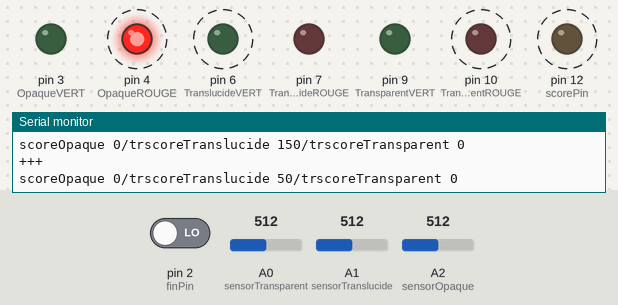
This sketch was run on a simulated Arduino Uno, built with avr-gcc and run on an emulated ATmega328P. Shown: output pins drawn as LEDs (lit = HIGH), the last lines printed to the serial monitor. Dashed ring = blinking. Inputs (shaded band) come from the test bench; at power-on: A0 (sensorTransparent) = 512, A1 (sensorTranslucide) = 512, A2 (sensorOpaque) = 512, pin 2 (finPin) LOW. Pins used as bus, display or sensor lines are not drawn.

Above: at 1.2 s.
1.3 s: A0 (sensorTransparent) set to 692
4.4 s: A0 (sensorTransparent) set to 708
At 5.07 s:
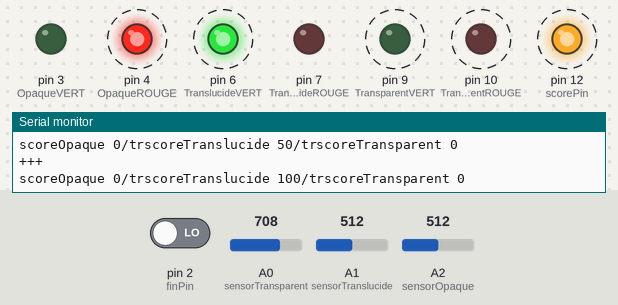
7.5 s: A1 (sensorTranslucide) set to 689
10.6 s: A1 (sensorTranslucide) set to 709
At 10.82 s:
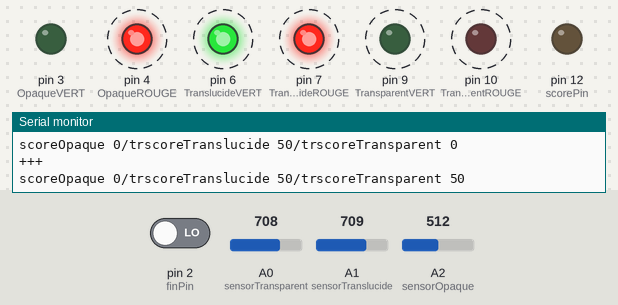
At 11.55 s:
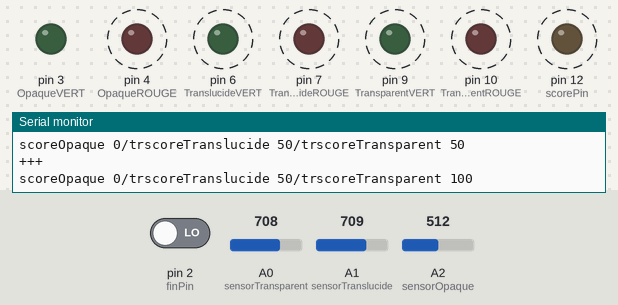
13.7 s: A2 (sensorOpaque) set to 590
16.8 s: A2 (sensorOpaque) set to 615
At 17.62 s:
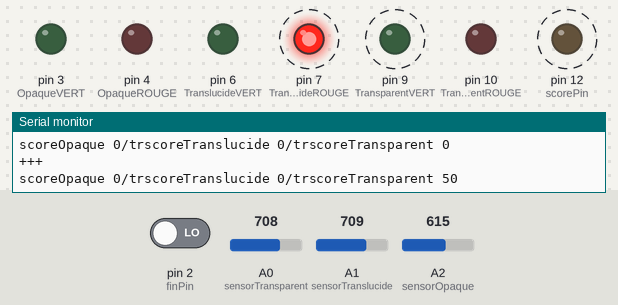
Timing chart, 0 to 20.9 s (numbered marks = the images above; inputs shaded):
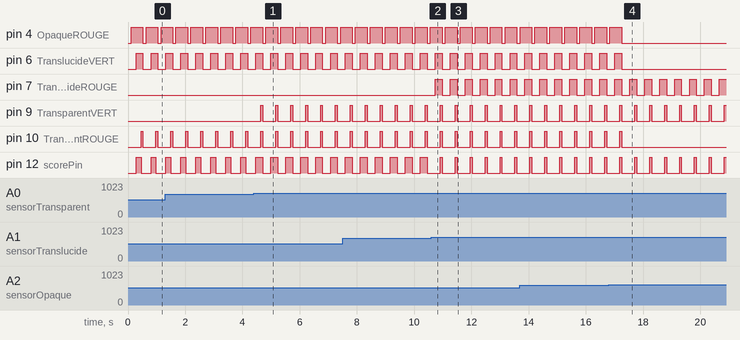

The sketch:

C6_Transparence_3xArduino_production_code_pour_R4_v4.ino
```cpp
// (licence header left out)
//#include "RunningAverage.h"// Numéros de sorties Digital de l'Arduino pour connecter les LEDS
int TransparentROUGE = 10;
int TransparentVERT = 9;
int TransparentBLEU = 8;
int TranslucideROUGE = 7;
int TranslucideVERT = 6;
int TranslucideBLEU = 5;
int OpaqueROUGE = 4;
int OpaqueVERT = 3;
//int OpaqueBLEU = 2;

int sensorTransparent = A0;   // entrée analogique pour le capteur LDR Opaque
int sensorTranslucide = A1;   // entrée analogique pour le capteur LDR Translucide
int sensorOpaque = A2;   // entrée analogique pour le capteur LDR Transparent

const int finPin = 2;  // Broche d'entrée pour la fin du compte à rebours < DIGITAL 2 de l'arduino compte à rebours
const int triggerCompteAReboursPin = 11;  // Broche de sortie pour le déclenchement du compte à rebours > DIGITAL 11 de l'arduino compte à rebours
const int scorePin = 12;  // Broche de sortie pour incrémenter le score > DIGITAL 12 de l'arduino score
const int resetscorePin = 13;  // Broche de sortie pour reset du score > DIGITAL 13 de l'arduino score


int ValeurSensorOpaque = 1000;   // variable pour le capteur LDR opaque
int ValeurSensorTranslucide = 1000;   // variable pour le capteur LDR translucide
int ValeurSensorTransparent = 1000;   // variable pour le capteur LDR transparent


bool running = false; // déclaration d'une variable de type booléenne appelée running et initialisée à false
int delaisEssai = 66; // délais entre chaque essai pour laisser allumé les LEDs RVB quand un disque est inséré
int nbreMoy = 50; // check nombre de val[] !
int val[ 50 ] ; // val is an array of 50 integers

// Generally, you should use "unsigned long" for variables that hold time
// The value will quickly become too large for an int to store
unsigned long previousMillis = 0;  // will store last time LED was updated

// constants won't change:
const long interval = 1000;  // interval at which to blink (milliseconds)

int scoreOpaque = 0;
int scoreTranslucide = 0;
int scoreTransparent = 0;

int TopscoreOpaque = 29;
int TopscoreTranslucide = 12;
int TopscoreTransparent = 20;

float SeuilSensorDemarrage = 850; // Seuil pour définir quand le disque traverse l'une des fentes
float SeuilSensorTransparentH = 1010; // Seuil pour définir quand le disque est transparent
float SeuilSensorTransparentB = 700; // Seuil pour définir quand le disque est transparent
float SeuilSensorTranslucideH = 600; // Seuil pour définir quand le disque est translucide
float SeuilSensorTranslucideB = 200; // Seuil pour définir quand le disque est translucide
float SeuilSensorOpaqueH = 200; // Seuil pour définir quand le disque est opaque
float SeuilSensorOpaqueB = 5; // Seuil pour définir quand le disque est opaque


void setup() {
   pinMode(OpaqueROUGE, OUTPUT);
   pinMode(OpaqueVERT, OUTPUT);
   pinMode(TranslucideROUGE, OUTPUT);
   pinMode(TranslucideVERT, OUTPUT);
   pinMode(TransparentROUGE, OUTPUT);
   pinMode(TransparentVERT, OUTPUT);
   pinMode(triggerCompteAReboursPin, OUTPUT);
   digitalWrite(triggerCompteAReboursPin, LOW);
   pinMode(scorePin, OUTPUT);
   digitalWrite(scorePin, LOW);
   pinMode(resetscorePin, OUTPUT);
   digitalWrite(resetscorePin, LOW);
   pinMode(finPin, INPUT);
   Serial.begin(115200);

}

void loop() {

  // On lit les valeurs des capteurs en continu
  ValeurSensorTransparent = analogRead(sensorTransparent);
  ValeurSensorTranslucide = analogRead(sensorTranslucide);
  ValeurSensorOpaque = analogRead(sensorOpaque);

  digitalWrite(triggerCompteAReboursPin, LOW);
  digitalWrite(scorePin, LOW);
  digitalWrite(resetscorePin, LOW);

  scoreOpaque = 0;
  scoreTranslucide = 0;
  scoreTransparent = 0;

  if (ValeurSensorOpaque < SeuilSensorDemarrage || ValeurSensorTranslucide < SeuilSensorDemarrage || ValeurSensorTransparent  < SeuilSensorDemarrage){
    //if (running == false){
      running = true; // un disque a été inséré, on démarre le jeu
      digitalWrite(triggerCompteAReboursPin, HIGH);
      //Serial.println("on demarre le compte à rebours");
      //Serial.println(running);
      //Serial.println(compteRebourSeconde);
    //}
  }
    digitalWrite(OpaqueVERT, LOW);
    digitalWrite(OpaqueROUGE, LOW);
    digitalWrite(TranslucideVERT, LOW);
    digitalWrite(TranslucideROUGE, LOW);
    digitalWrite(TransparentVERT, LOW);
    digitalWrite(TransparentROUGE, LOW);

  if (running == true){

      // Fente OPAQUE
      if (ValeurSensorOpaque < SeuilSensorDemarrage){
          //MoyOpaq.clear();
          for (int i = 0; i < nbreMoy; i++) {
            ValeurSensorOpaque = analogRead(sensorOpaque);
            val[ i ] = ValeurSensorOpaque;
            if (ValeurSensorOpaque < SeuilSensorOpaqueH && ValeurSensorOpaque > SeuilSensorOpaqueB) scoreOpaque = scoreOpaque + 1;
            if (ValeurSensorOpaque < SeuilSensorTranslucideH && ValeurSensorOpaque  > SeuilSensorTranslucideB) scoreTranslucide = scoreTranslucide + 1;
            if (ValeurSensorOpaque > SeuilSensorTransparentB && ValeurSensorOpaque  < SeuilSensorTransparentH) scoreTransparent = scoreTransparent + 1;

            delay(2);
          }
          // for ( int j = 0; j < nbreMoy; ++j ) {
          //   Serial.print (val[j]) ;
          //   Serial.print (",") ;
          // }
          affichelesvaleurs();
          if (scoreTranslucide > TopscoreTranslucide) {
            //Serial.println("Translucide !!!");
            digitalWrite(OpaqueROUGE, HIGH);
            digitalWrite(scorePin, LOW);
          }
          //cas de figure où c'est à la fois translucide et transparent quand disque laché très vite
          if (scoreTransparent > TopscoreTransparent) {
            //Serial.println("Transparent !!!");
            digitalWrite(OpaqueROUGE, HIGH);
            digitalWrite(scorePin, LOW);
          }
          if (scoreOpaque > TopscoreOpaque) {
            //Serial.println("Opaque !!!");
            digitalWrite(OpaqueVERT, HIGH);
            digitalWrite(scorePin, HIGH);
          }
          delay(delaisEssai);
      }

      // Fente Translucide
      if (ValeurSensorTranslucide < SeuilSensorDemarrage){
          //MoyOpaq.clear();
          for (int i = 0; i < nbreMoy; i++) {
            ValeurSensorTranslucide = analogRead(sensorTranslucide);
            val[ i ] = ValeurSensorTranslucide;
            if (ValeurSensorTranslucide < SeuilSensorOpaqueH && ValeurSensorTranslucide > SeuilSensorOpaqueB) scoreOpaque = scoreOpaque + 1;
            if (ValeurSensorTranslucide  < SeuilSensorTranslucideH && ValeurSensorTranslucide  > SeuilSensorTranslucideB) scoreTranslucide = scoreTranslucide + 1;
            if (ValeurSensorTranslucide > SeuilSensorTransparentB && ValeurSensorTranslucide  < SeuilSensorTransparentH) scoreTransparent = scoreTransparent + 1;

            delay(2);
          }
          // for ( int j = 0; j < nbreMoy; ++j ) {
          //   Serial.print (val[j]) ;
          //   Serial.print (",") ;
          // }
          affichelesvaleurs();
          if (scoreTranslucide > TopscoreTranslucide) {
            //Serial.println("Translucide !!!");
            digitalWrite(TranslucideVERT, HIGH);
            digitalWrite(scorePin, HIGH);
          }
          //cas de figure où c'est à la fois translucide et transparent quand disque laché très vite
          if (scoreTransparent > TopscoreTransparent) {
            //Serial.println("Transparent !!!");
            digitalWrite(TranslucideROUGE, HIGH);
            digitalWrite(scorePin, LOW);
          }
          if (scoreOpaque > TopscoreOpaque) {
            //Serial.println("Opaque !!!");
            digitalWrite(TranslucideROUGE, HIGH);
            digitalWrite(scorePin, LOW);
          }
          delay(delaisEssai);
      }

      // Fente Tranparente
      if (ValeurSensorTransparent < SeuilSensorDemarrage){
          //MoyOpaq.clear();
          for (int i = 0; i < nbreMoy; i++) {
            ValeurSensorTransparent = analogRead(sensorTransparent);
            val[ i ] = ValeurSensorTransparent;
            if (ValeurSensorTransparent < SeuilSensorOpaqueH && ValeurSensorTransparent > SeuilSensorOpaqueB) scoreOpaque = scoreOpaque + 1;
            if (ValeurSensorTransparent  < SeuilSensorTranslucideH && ValeurSensorTransparent  > SeuilSensorTranslucideB) scoreTranslucide = scoreTranslucide + 1;
            if (ValeurSensorTransparent > SeuilSensorTransparentB && ValeurSensorTransparent  < SeuilSensorTransparentH) scoreTransparent = scoreTransparent + 1;

            delay(2);
          }
          // for ( int j = 0; j < nbreMoy; ++j ) {
          //   Serial.print (val[j]) ;
          //   Serial.print (",") ;
          // }
          affichelesvaleurs();
          if (scoreTranslucide > TopscoreTranslucide) {
            //Serial.println("Translucide !!!");
            digitalWrite(TransparentROUGE, HIGH);
            digitalWrite(scorePin, LOW);
          }
          //cas de figure où c'est à la fois translucide et transparent quand disque laché très vite
          if (scoreTransparent > TopscoreTransparent) {
            //Serial.println("Transparent !!!");
            digitalWrite(TransparentVERT, HIGH);
            digitalWrite(scorePin, HIGH);
          }
          if (scoreOpaque > TopscoreOpaque) {
            //Serial.println("Opaque !!!");
            digitalWrite(TransparentROUGE, HIGH);
            digitalWrite(scorePin, LOW);
          }
          delay(delaisEssai);
      }
  //delay(200); // délais entre 2 insertion de disque ? à check si possible de baisser
  }
  // On reçoit le signal de fin de compte à rebours
  if (digitalRead(finPin) == HIGH){
    running = false;
    // Serial.println("Fin de partie !!!!!!");
    // Serial.println("");
    digitalWrite(OpaqueROUGE, HIGH);
    digitalWrite(TranslucideROUGE, HIGH);
    digitalWrite(TransparentROUGE, HIGH);
    //delay(5000);
    digitalWrite(resetscorePin, HIGH);
  }
  delay(2);
  //Serial.println(digitalRead(finPin));
}


void affichelesvaleurs(){

            Serial.println("");
            Serial.println("+++");

            Serial.print("scoreOpaque ");
            Serial.print(scoreOpaque);
            Serial.print("/tr");
            Serial.print("scoreTranslucide ");
            Serial.print(scoreTranslucide);
            Serial.print("/tr");
            Serial.print("scoreTransparent ");
            Serial.print(scoreTransparent);
            Serial.println("");
            // Serial.print("valeur capteur lum ");
            // Serial.print(ValeurSensorOpaque);
            // Serial.print("");
            // Serial.print(ValeurSensorTranslucide);
            // Serial.print("");
            // Serial.print(ValeurSensorTransparent);
            // Serial.println("");


}
```

Measured:
- the behaviour switches between 700 and 701 on A0 (sensorTransparent) (found by bisection; images 0 and 1)
- the behaviour switches between 700 and 701 on A1 (sensorTranslucide) (found by bisection; images 1 and 2)
- the behaviour switches between 599 and 600 on A2 (sensorOpaque) (found by bisection; images 3 and 4)
- after the input at 4.4 s, pin 9 (TransparentVERT): alternates HIGH for 0.07 s and LOW for 0.45 s, starting after 0.24 s
- after the input at 10.6 s, pin 7 (TranslucideROUGE): alternates HIGH for 0.24 s and LOW for 0.28 s, starting after 0.14 s
- after the input at 16.8 s, pin 4 (OpaqueROUGE), pin 6 (TranslucideVERT), pin 10 (TransparentROUGE): goes on until 17.3 s, then stays LOW
- by itself, pin 4 (OpaqueROUGE): alternates HIGH for 0.42 s and LOW for 0.11 s
- by itself, pin 6 (TranslucideVERT): alternates HIGH for 0.24 s and LOW for 0.28 s
